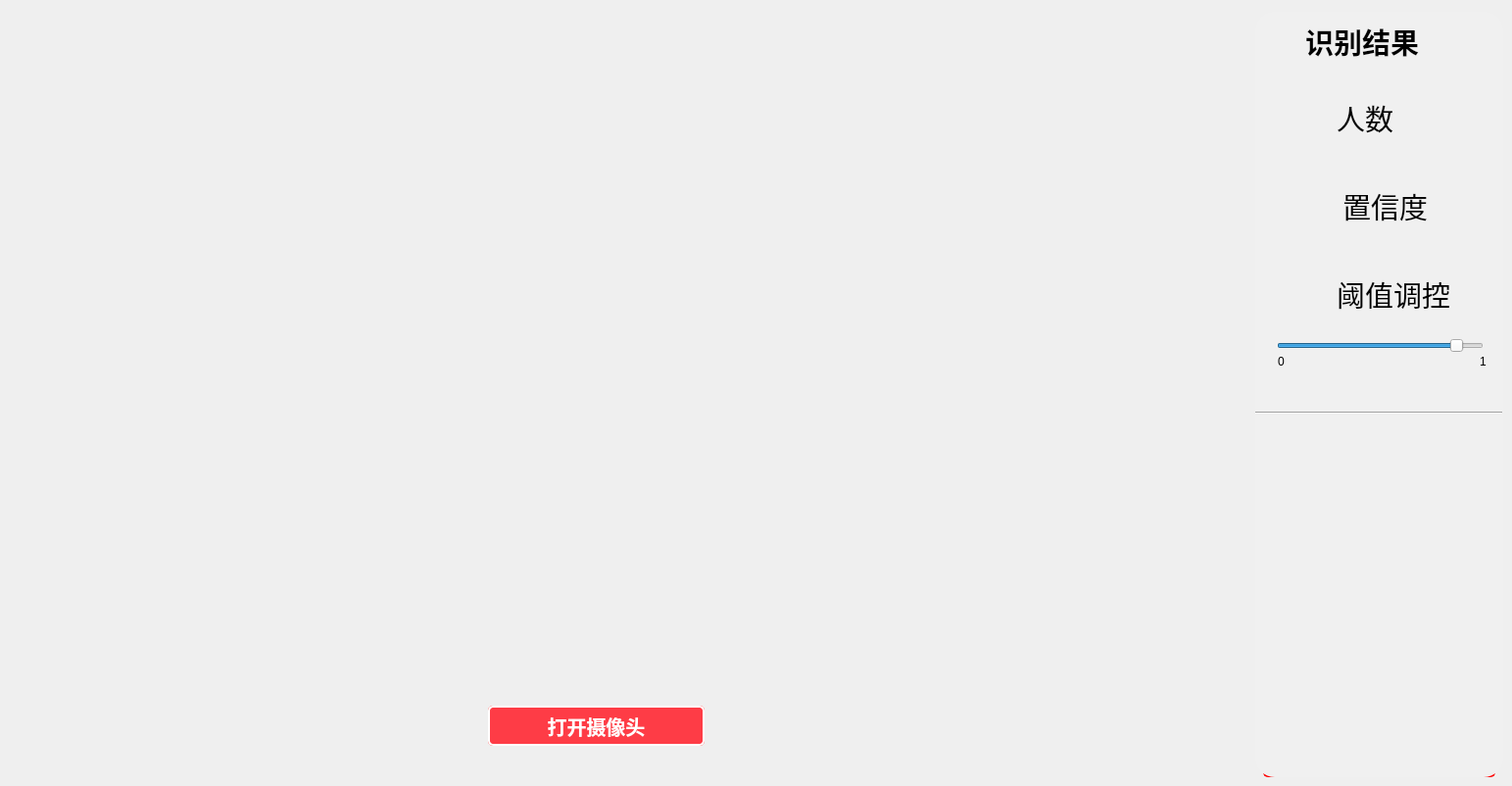
    <widget class="QWidget" name="cam_module">
     <attribute name="title">
      <string>摄像头实时追踪</string>
     </attribute>
     <widget class="Line" name="line_15">
      <property name="geometry">
       <rect>
        <x>1281</x>
        <y>72</y>
        <width>252</width>
        <height>20</height>
       </rect>
      </property>
      <property name="orientation">
       <enum>Qt::Horizontal</enum>
      </property>
     </widget>
     <widget class="QPushButton" name="picture_14">
      <property name="geometry">
       <rect>
        <x>1290</x>
        <y>96</y>
        <width>69</width>
        <height>65</height>
       </rect>
      </property>
      <property name="cursor">
       <cursorShape>PointingHandCursor</cursorShape>
      </property>
      <property name="styleSheet">
       <string notr="true">QPushButton{
border: none;
}
QBUshButton::hover{
border: 1px solid white;
border-radius: 15px;
}</string>
      </property>
      <property name="text">
       <string/>
      </property>
      <property name="icon">
       <iconset>
        <normaloff>../../images/count.png</normaloff>../../images/count.png</iconset>
      </property>
      <property name="iconSize">
       <size>
        <width>55</width>
        <height>55</height>
       </size>
      </property>
     </widget>
     <widget class="QPushButton" name="allchecked_2">
      <property name="geometry">
       <rect>
        <x>1289</x>
        <y>762</y>
        <width>101</width>
        <height>31</height>
       </rect>
      </property>
      <property name="font">
       <font>
        <family>Roman time</family>
        <pointsize>12</pointsize>
        <weight>75</weight>
        <bold>true</bold>
       </font>
      </property>
      <property name="cursor">
       <cursorShape>PointingHandCursor</cursorShape>
      </property>
      <property name="styleSheet">
       <string notr="true">QPushButton{background-color:rgb(254,0,0);
                    border:2px solid #fe0000;
                    border-radius:5px;
                    color:white
                  }
                  QPushButton:hover
                  {
                    border:1px solid #fff;
                    border-radius:5px;
                    color:white;
					font-size:18px;
                  }
                  QPushButton:hover:pressed
                  {
                    border:1px solid #fff;
                    border-radius:17px;
                    height:17px;
                    font-size:17px;
                    color:white;}
</string>
      </property>
      <property name="text">
       <string>全选</string>
      </property>
      <property name="iconSize">
       <size>
        <width>80</width>
        <height>80</height>
       </size>
      </property>
     </widget>
     <widget class="QPushButton" name="pic_2">
      <property name="geometry">
       <rect>
        <x>462</x>
        <y>230</y>
        <width>279</width>
        <height>275</height>
       </rect>
      </property>
      <property name="cursor">
       <cursorShape>ArrowCursor</cursorShape>
      </property>
      <property name="styleSheet">
       <string notr="true">QPushButton{
border: none;
}
QBUshButton::hover{
border: 1px solid white;
border-radius: 15px;
}</string>
      </property>
      <property name="text">
       <string/>
      </property>
      <property name="icon">
       <iconset>
        <normaloff>../../images/camere.png</normaloff>../../images/camere.png</iconset>
      </property>
      <property name="iconSize">
       <size>
        <width>275</width>
        <height>275</height>
       </size>
      </property>
     </widget>
     <widget class="QPushButton" name="picture_15">
      <property name="geometry">
       <rect>
        <x>1300</x>
        <y>283</y>
        <width>54</width>
        <height>50</height>
       </rect>
      </property>
      <property name="cursor">
       <cursorShape>PointingHandCursor</cursorShape>
      </property>
      <property name="styleSheet">
       <string notr="true">QPushButton{
border: none;
}
QBUshButton::hover{
border: 1px solid white;
border-radius: 15px;
}</string>
      </property>
      <property name="text">
       <string/>
      </property>
      <property name="icon">
       <iconset>
        <normaloff>../../images/threshold.png</normaloff>../../images/threshold.png</iconset>
      </property>
      <property name="iconSize">
       <size>
        <width>53</width>
        <height>53</height>
       </size>
      </property>
     </widget>
     <widget class="QPushButton" name="picture_16">
      <property name="geometry">
       <rect>
        <x>1298</x>
        <y>195</y>
        <width>54</width>
        <height>50</height>
       </rect>
      </property>
      <property name="cursor">
       <cursorShape>PointingHandCursor</cursorShape>
      </property>
      <property name="styleSheet">
       <string notr="true">QPushButton{
border: none;
}
QBUshButton::hover{
border: 1px solid white;
border-radius: 15px;
}</string>
      </property>
      <property name="text">
       <string/>
      </property>
      <property name="icon">
       <iconset>
        <normaloff>../../images/confidence_coefficient.png</normaloff>../../images/confidence_coefficient.png</iconset>
      </property>
      <property name="iconSize">
       <size>
        <width>50</width>
        <height>50</height>
       </size>
      </property>
     </widget>
     <widget class="QPushButton" name="save_2">
      <property name="geometry">
       <rect>
        <x>1425</x>
        <y>762</y>
        <width>101</width>
        <height>31</height>
       </rect>
      </property>
      <property name="font">
       <font>
        <family>Roman time</family>
        <pointsize>12</pointsize>
        <weight>75</weight>
        <bold>true</bold>
       </font>
      </property>
      <property name="cursor">
       <cursorShape>PointingHandCursor</cursorShape>
      </property>
      <property name="styleSheet">
       <string notr="true">QPushButton{background-color:rgb(254,0,0);
                    border:2px solid #fe0000;
                    border-radius:5px;
                    color:white
                  }
                  QPushButton:hover
                  {
                    border:1px solid #fff;
                    border-radius:5px;
                    color:white;
					font-size:18px;
                  }
                  QPushButton:hover:pressed
                  {
                    border:1px solid #fff;
                    border-radius:17px;
                    height:17px;
                    font-size:17px;
                    color:white;}
</string>
      </property>
      <property name="text">
       <string>保存</string>
      </property>
      <property name="iconSize">
       <size>
        <width>80</width>
        <height>80</height>
       </size>
      </property>
     </widget>
     <widget class="QLabel" name="label_10">
      <property name="geometry">
       <rect>
        <x>1510</x>
        <y>372</y>
        <width>8</width>
        <height>15</height>
       </rect>
      </property>
      <property name="text">
       <string>1</string>
      </property>
     </widget>
     <widget class="QLabel" name="label_11">
      <property name="geometry">
       <rect>
        <x>1281</x>
        <y>12</y>
        <width>253</width>
        <height>781</height>
       </rect>
      </property>
      <property name="styleSheet">
       <string notr="true">QLabel{
background-color: #f0f0f0;
border-radius: 20px;
}</string>
      </property>
      <property name="text">
       <string/>
      </property>
     </widget>
     <widget class="QLabel" name="count_cam">
      <property name="geometry">
       <rect>
        <x>1364</x>
        <y>102</y>
        <width>152</width>
        <height>37</height>
       </rect>
      </property>
      <property name="font">
       <font>
        <family>楷体</family>
        <pointsize>22</pointsize>
        <weight>50</weight>
        <bold>false</bold>
       </font>
      </property>
      <property name="text">
       <string>人数</string>
      </property>
     </widget>
     <widget class="QLabel" name="confidence_coefficient_cam">
      <property name="geometry">
       <rect>
        <x>1370</x>
        <y>192</y>
        <width>114</width>
        <height>37</height>
       </rect>
      </property>
      <property name="font">
       <font>
        <family>楷体</family>
        <pointsize>22</pointsize>
        <weight>50</weight>
        <bold>false</bold>
       </font>
      </property>
      <property name="text">
       <string>置信度</string>
      </property>
     </widget>
     <widget class="QPushButton" name="pushButton_5">
      <property name="geometry">
       <rect>
        <x>1098</x>
        <y>642</y>
        <width>54</width>
        <height>50</height>
       </rect>
      </property>
      <property name="styleSheet">
       <string notr="true">QPushButton{
border: none;
}</string>
      </property>
      <property name="text">
       <string/>
      </property>
      <property name="icon">
       <iconset>
        <normaloff>../../images/rightangle_br.png</normaloff>../../images/rightangle_br.png</iconset>
      </property>
      <property name="iconSize">
       <size>
        <width>50</width>
        <height>50</height>
       </size>
      </property>
     </widget>
     <widget class="QPushButton" name="pushButton_6">
      <property name="geometry">
       <rect>
        <x>90</x>
        <y>60</y>
        <width>54</width>
        <height>50</height>
       </rect>
      </property>
      <property name="styleSheet">
       <string notr="true">QPushButton{
border: none;
}</string>
      </property>
      <property name="text">
       <string/>
      </property>
      <property name="icon">
       <iconset>
        <normaloff>../../images/rigthangle_tl.png</normaloff>../../images/rigthangle_tl.png</iconset>
      </property>
      <property name="iconSize">
       <size>
        <width>50</width>
        <height>50</height>
       </size>
      </property>
     </widget>
     <widget class="QLabel" name="threshold_cam">
      <property name="geometry">
       <rect>
        <x>1364</x>
        <y>282</y>
        <width>152</width>
        <height>37</height>
       </rect>
      </property>
      <property name="font">
       <font>
        <family>楷体</family>
        <pointsize>22</pointsize>
        <weight>50</weight>
        <bold>false</bold>
       </font>
      </property>
      <property name="text">
       <string>阈值调控</string>
      </property>
     </widget>
     <widget class="QLabel" name="label_13">
      <property name="geometry">
       <rect>
        <x>1304</x>
        <y>361</y>
        <width>8</width>
        <height>15</height>
       </rect>
      </property>
      <property name="text">
       <string>0</string>
      </property>
     </widget>
     <widget class="QLabel" name="label_14">
      <property name="geometry">
       <rect>
        <x>1332</x>
        <y>24</y>
        <width>152</width>
        <height>37</height>
       </rect>
      </property>
      <property name="font">
       <font>
        <family>楷体</family>
        <pointsize>22</pointsize>
        <weight>75</weight>
        <bold>true</bold>
       </font>
      </property>
      <property name="text">
       <string>识别结果</string>
      </property>
     </widget>
     <widget class="QSlider" name="Slider_3">
      <property name="geometry">
       <rect>
        <x>1303</x>
        <y>342</y>
        <width>211</width>
        <height>22</height>
       </rect>
      </property>
      <property name="cursor">
       <cursorShape>ClosedHandCursor</cursorShape>
      </property>
      <property name="minimum">
       <number>1</number>
      </property>
      <property name="maximum">
       <number>100</number>
      </property>
      <property name="singleStep">
       <number>1</number>
      </property>
      <property name="pageStep">
       <number>1</number>
      </property>
      <property name="value">
       <number>90</number>
      </property>
      <property name="sliderPosition">
       <number>90</number>
      </property>
      <property name="orientation">
       <enum>Qt::Horizontal</enum>
      </property>
     </widget>
     <widget class="QLabel" name="represent_cam">
      <property name="geometry">
       <rect>
        <x>141</x>
        <y>106</y>
        <width>960</width>
        <height>540</height>
       </rect>
      </property>
      <property name="styleSheet">
       <string notr="true">QLabel{
background-color: 
}</string>
      </property>
      <property name="text">
       <string/>
      </property>
     </widget>
     <widget class="QPushButton" name="camera">
      <property name="geometry">
       <rect>
        <x>498</x>
        <y>720</y>
        <width>221</width>
        <height>41</height>
       </rect>
      </property>
      <property name="font">
       <font>
        <family>Roman time</family>
        <pointsize>15</pointsize>
        <weight>75</weight>
        <bold>true</bold>
       </font>
      </property>
      <property name="cursor">
       <cursorShape>PointingHandCursor</cursorShape>
      </property>
      <property name="styleSheet">
       <string notr="true">QPushButton{background-color:#FE3C46;
                    border:2px solid #FFF;
                    border-radius:5px;
                    color:white;
                  }
                  QPushButton:hover
                  {
                    border:2px solid #FE3C46;
                    color:white;
					font-size:24px;
                  }
                  QPushButton:hover:pressed
                  {
                    border:1px solid #fff;
                    height:17px;
                    font-size:23px;
                    color:white;}
</string>
      </property>
      <property name="text">
       <string>打开摄像头</string>
      </property>
      <property name="iconSize">
       <size>
        <width>80</width>
        <height>80</height>
       </size>
      </property>
     </widget>
     <widget class="Line" name="line_16">
      <property name="geometry">
       <rect>
        <x>1281</x>
        <y>411</y>
        <width>252</width>
        <height>20</height>
       </rect>
      </property>
      <property name="orientation">
       <enum>Qt::Horizontal</enum>
      </property>
     </widget>
     <widget class="QPushButton" name="pushButton_7">
      <property name="geometry">
       <rect>
        <x>90</x>
        <y>642</y>
        <width>54</width>
        <height>50</height>
       </rect>
      </property>
      <property name="styleSheet">
       <string notr="true">QPushButton{
border: none;
}</string>
      </property>
      <property name="text">
       <string/>
      </property>
      <property name="icon">
       <iconset>
        <normaloff>../../images/rightangle_bl.png</normaloff>../../images/rightangle_bl.png</iconset>
      </property>
      <property name="iconSize">
       <size>
        <width>50</width>
        <height>50</height>
       </size>
      </property>
     </widget>
     <widget class="QPushButton" name="pushButton_8">
      <property name="geometry">
       <rect>
        <x>1098</x>
        <y>60</y>
        <width>54</width>
        <height>50</height>
       </rect>
      </property>
      <property name="styleSheet">
       <string notr="true">QPushButton{
border: none;
}</string>
      </property>
      <property name="text">
       <string/>
      </property>
      <property name="icon">
       <iconset>
        <normaloff>../../images/rightangle_tr.png</normaloff>../../images/rightangle_tr.png</iconset>
      </property>
      <property name="iconSize">
       <size>
        <width>50</width>
        <height>50</height>
       </size>
      </property>
     </widget>
     <widget class="QPushButton" name="picture_35">
      <property name="geometry">
       <rect>
        <x>1300</x>
        <y>272</y>
        <width>54</width>
        <height>50</height>
       </rect>
      </property>
      <property name="cursor">
       <cursorShape>PointingHandCursor</cursorShape>
      </property>
      <property name="styleSheet">
       <string notr="true">QPushButton{
border: none;
}
QBUshButton::hover{
border: 1px solid white;
border-radius: 15px;
}</string>
      </property>
      <property name="text">
       <string/>
      </property>
      <property name="icon">
       <iconset>
        <normaloff>../../images/threshold.png</normaloff>../../images/threshold.png</iconset>
      </property>
      <property name="iconSize">
       <size>
        <width>53</width>
        <height>53</height>
       </size>
      </property>
     </widget>
     <widget class="QPushButton" name="picture_36">
      <property name="geometry">
       <rect>
        <x>1298</x>
        <y>184</y>
        <width>54</width>
        <height>50</height>
       </rect>
      </property>
      <property name="cursor">
       <cursorShape>PointingHandCursor</cursorShape>
      </property>
      <property name="styleSheet">
       <string notr="true">QPushButton{
border: none;
}
QBUshButton::hover{
border: 1px solid white;
border-radius: 15px;
}</string>
      </property>
      <property name="text">
       <string/>
      </property>
      <property name="icon">
       <iconset>
        <normaloff>../../images/confidence_coefficient.png</normaloff>../../images/confidence_coefficient.png</iconset>
      </property>
      <property name="iconSize">
       <size>
        <width>50</width>
        <height>50</height>
       </size>
      </property>
     </widget>
     <widget class="QPushButton" name="picture_37">
      <property name="geometry">
       <rect>
        <x>1290</x>
        <y>85</y>
        <width>69</width>
        <height>65</height>
       </rect>
      </property>
      <property name="cursor">
       <cursorShape>PointingHandCursor</cursorShape>
      </property>
      <property name="styleSheet">
       <string notr="true">QPushButton{
border: none;
}
QBUshButton::hover{
border: 1px solid white;
border-radius: 15px;
}</string>
      </property>
      <property name="text">
       <string/>
      </property>
      <property name="icon">
       <iconset>
        <normaloff>../../images/count.png</normaloff>../../images/count.png</iconset>
      </property>
      <property name="iconSize">
       <size>
        <width>55</width>
        <height>55</height>
       </size>
      </property>
     </widget>
     <widget class="QLabel" name="label_40">
      <property name="geometry">
       <rect>
        <x>1510</x>
        <y>361</y>
        <width>8</width>
        <height>15</height>
       </rect>
      </property>
      <property name="text">
       <string>1</string>
      </property>
     </widget>
     <widget class="QPushButton" name="camera_off">
      <property name="geometry">
       <rect>
        <x>498</x>
        <y>720</y>
        <width>221</width>
        <height>41</height>
       </rect>
      </property>
      <property name="font">
       <font>
        <family>Roman time</family>
        <pointsize>15</pointsize>
        <weight>75</weight>
        <bold>true</bold>
       </font>
      </property>
      <property name="cursor">
       <cursorShape>PointingHandCursor</cursorShape>
      </property>
      <property name="styleSheet">
       <string notr="true">QPushButton{background-color:rgb(254,0,0);
                    border:2px solid #fe0000;
                    border-radius:5px;
                    color:white
                  }
                  QPushButton:hover
                  {
                    border:1px solid #fff;
                    border-radius:5px;
                    color:white;
					font-size:24px;
                  }
                  QPushButton:hover:pressed
                  {
                    border:1px solid #fff;
                    border-radius:17px;
                    height:17px;
                    font-size:23px;
                    color:white;}
</string>
      </property>
      <property name="text">
       <string>关闭摄像头</string>
      </property>
      <property name="iconSize">
       <size>
        <width>80</width>
        <height>80</height>
       </size>
      </property>
     </widget>
     <zorder>camera_off</zorder>
     <zorder>pic_2</zorder>
     <zorder>represent_cam</zorder>
     <zorder>line_15</zorder>
     <zorder>picture_14</zorder>
     <zorder>allchecked_2</zorder>
     <zorder>picture_15</zorder>
     <zorder>picture_16</zorder>
     <zorder>save_2</zorder>
     <zorder>label_10</zorder>
     <zorder>label_11</zorder>
     <zorder>count_cam</zorder>
     <zorder>confidence_coefficient_cam</zorder>
     <zorder>pushButton_5</zorder>
     <zorder>pushButton_6</zorder>
     <zorder>threshold_cam</zorder>
     <zorder>label_13</zorder>
     <zorder>label_14</zorder>
     <zorder>Slider_3</zorder>
     <zorder>camera</zorder>
     <zorder>line_16</zorder>
     <zorder>pushButton_7</zorder>
     <zorder>pushButton_8</zorder>
     <zorder>picture_35</zorder>
     <zorder>picture_36</zorder>
     <zorder>picture_37</zorder>
     <zorder>label_40</zorder>
    </widget>
